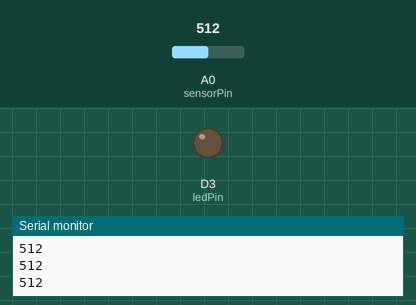
A sketch run on a simulated ESP8266 (NodeMCU). Parts: output pins drawn as LEDs (lit = HIGH), the last lines printed to the serial monitor. Inputs (shaded band) come from the test bench; at power-on: A0 (sensorPin) = 512.

Above: at 1.2 s.
1.3 s: A0 (sensorPin) set to 992
2.8 s: A0 (sensorPin) set to 1014
At 4.0 s:
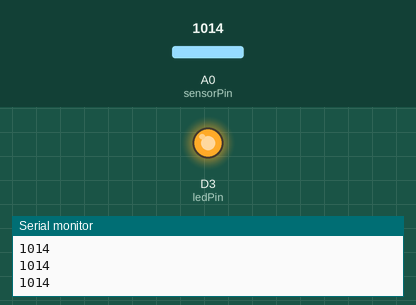
4.3 s: A0 (sensorPin) set to 990
At 5.0 s:
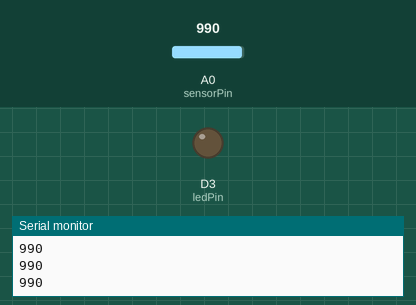
5.8 s: A0 (sensorPin) set to 1010
At 6.4 s:
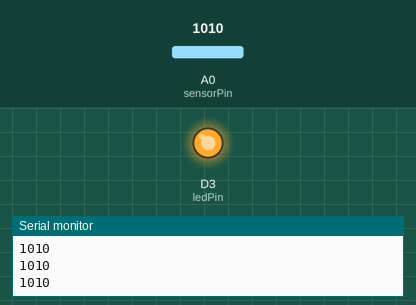
Timing chart, 0 to 8.3 s (numbered marks = the images above; inputs shaded):
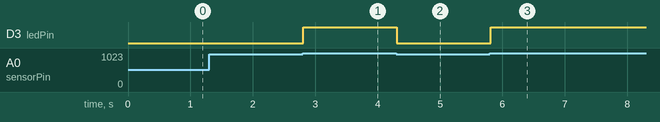

The sketch:

light_level_detector.ino
```cpp
//KY018 Photo resistor module

int sensorPin = A0; // select the input pin for the potentiometer
int ledPin = D3; // select the pin for the LED
int sensorValue = 0; // variable to store the value coming from the sensor
void setup() {
  pinMode(ledPin, OUTPUT);
  pinMode(sensorPin, INPUT);
  Serial.begin(9600);
}
void loop() {
  sensorValue = analogRead(sensorPin);
  Serial.println(sensorValue);
  if (sensorValue<1000){
    digitalWrite(ledPin,LOW);
  } else{
    digitalWrite(ledPin,HIGH);
  }
}
```

Measured:
- the behaviour switches between 999 and 1000 on A0 (sensorPin) (found by bisection; images 0 and 1)
- after the input at 2.8 s, D3 (ledPin): LOW → HIGH at once
- after the input at 4.3 s, D3 (ledPin): HIGH → LOW at once
- after the input at 5.8 s, D3 (ledPin): LOW → HIGH at once
